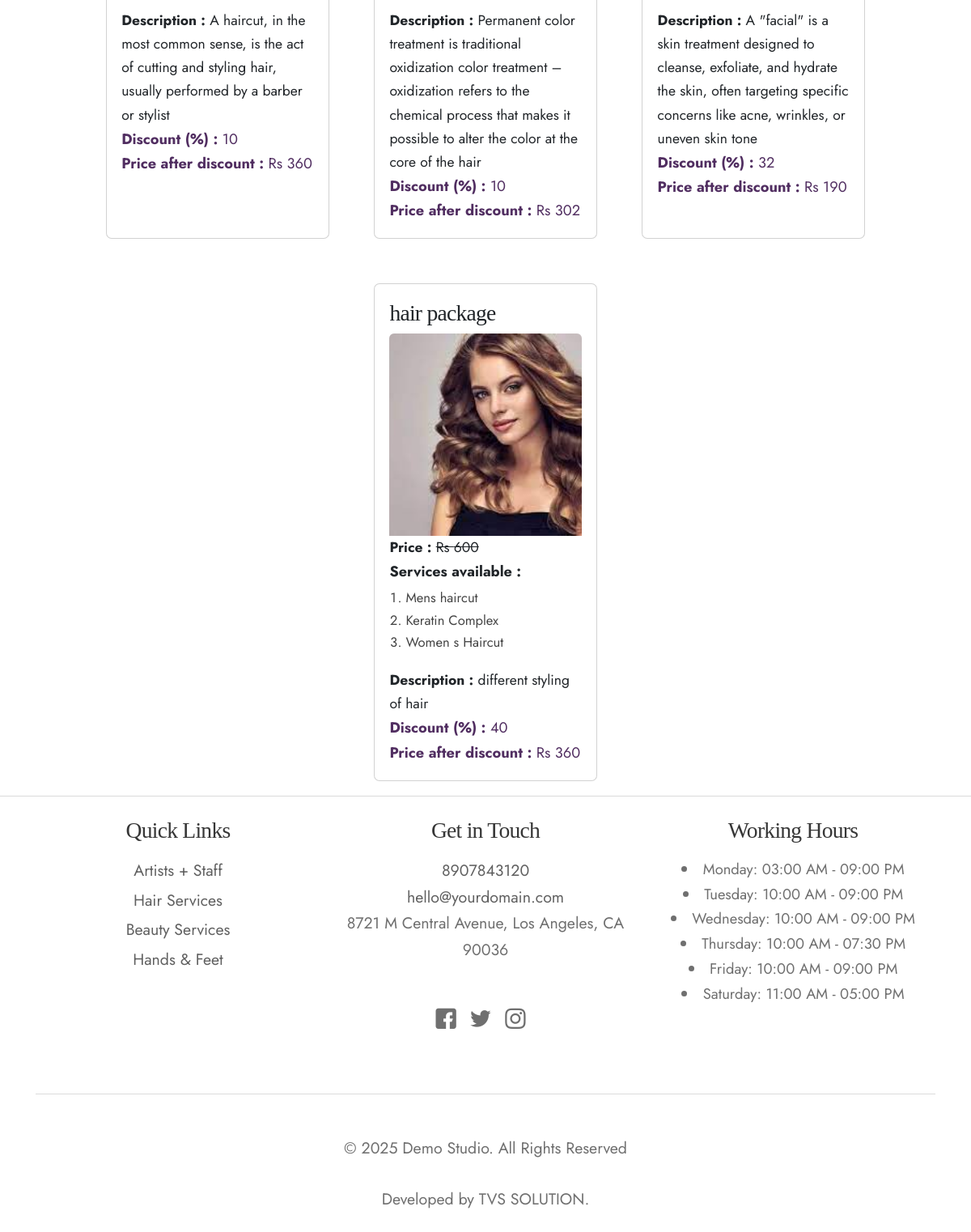
The page /package.php (lower part) on the database as committed earlier.
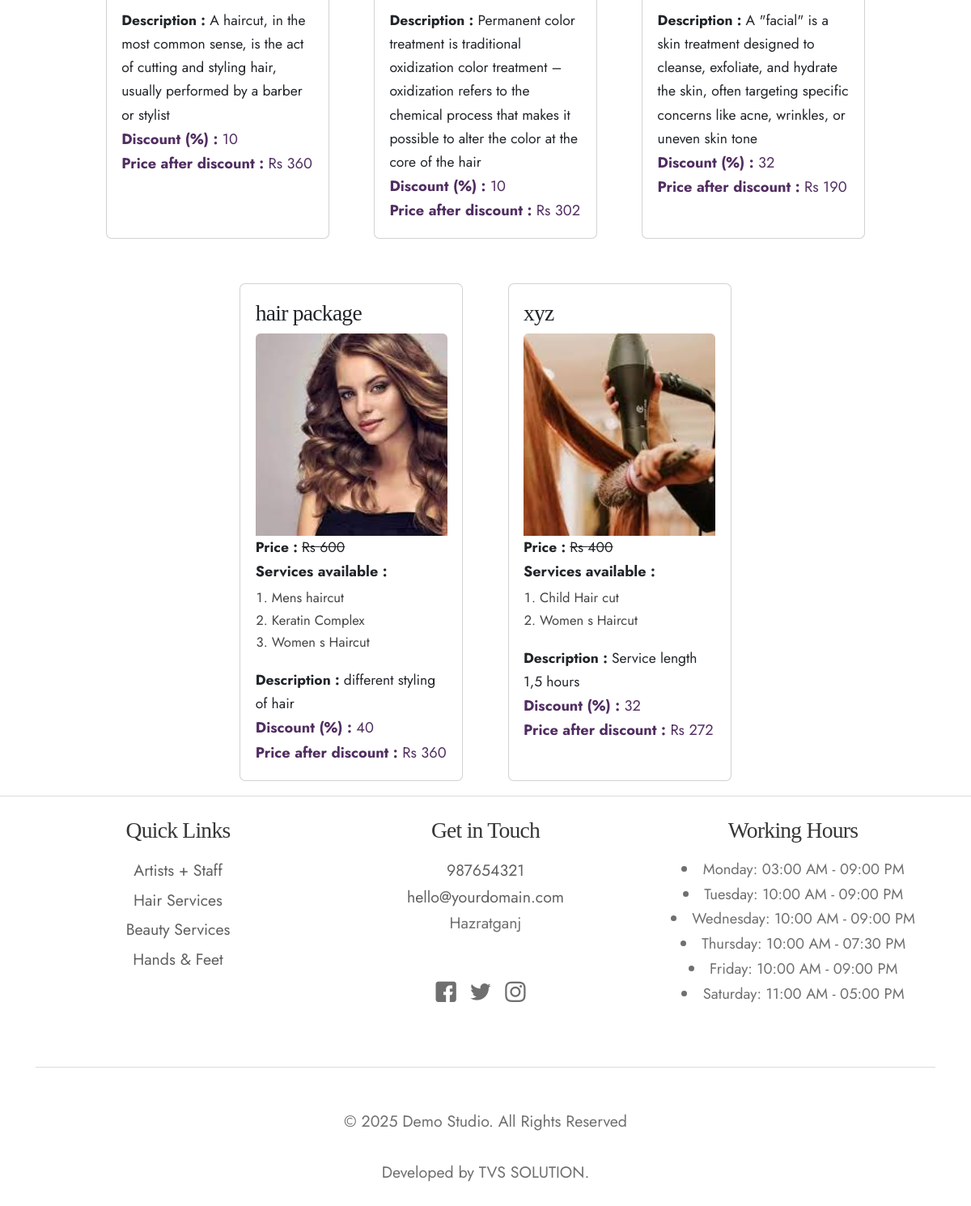
The same page on the database as committed later.
### tables this page shows
CREATE TABLE `package1` (
  `id` int(200) NOT NULL,
  `package_name` varchar(200) NOT NULL,
  `package_number` varchar(200) NOT NULL,
  `description` varchar(200) NOT NULL,
  `discount` int(200) NOT NULL,
  `file` varchar(250) NOT NULL
);

CREATE TABLE `tb_contact_us` (
  `id` int(11) NOT NULL,
  `mobile_number` bigint(10) NOT NULL,
  `address` varchar(200) NOT NULL,
  `email_us` varchar(35) NOT NULL,
  `time` varchar(200) NOT NULL,
  `Logo` varchar(200) DEFAULT NULL
);

CREATE TABLE `business_hours` (
  `id` int(11) NOT NULL,
  `day` varchar(20) NOT NULL,
  `open_time` time NOT NULL,
  `close_time` time NOT NULL
);

### package.php (the view, shortened to what this page needs)
<!doctype html>
<html lang="en">
<head>
	<link href="css/bootstrap.min.css" rel="stylesheet">
	<link href="css/flaticon.css" rel="stylesheet">
	<link href="css/menu.css" rel="stylesheet">
	<link id="effect" href="css/dropdown-effects/fade-down.css" media="all" rel="stylesheet">
	<link href="css/magnific-popup.css" rel="stylesheet">
	<link href="css/owl.carousel.min.css" rel="stylesheet">
	<link href="css/owl.theme.default.min.css" rel="stylesheet">
	<link href="css/datetimepicker.min.css" rel="stylesheet">
	<link href="css/lunar.css" rel="stylesheet">
	<link href="css/animate.css" rel="stylesheet">
	<link href="css/style.css" rel="stylesheet">
	<link href="css/responsive.css" rel="stylesheet">
</head>
<body>
	<div id="page" class="page">
			<?php include 'header-1.php'; ?>
<?php
$sql ="SELECT
    p.id AS package_id,
    p.package_name,
    p.file AS package_image,
    p.description,
    p.discount,
    GROUP_CONCAT(ps.service_name SEPARATOR ',') AS services,
    SUM(ps.price) AS total_price,
    SUM(ps.price_after_discount) AS total_price_after_discount
FROM
    package1 p
LEFT JOIN
    package_services ps
ON
    p.id = ps.package_id
GROUP BY
    p.id " ;
$result_subcategories = mysqli_query($conn, $sql);
if (mysqli_num_rows($result_subcategories) > 0) {
?>
 <div style="display: flex; flex-wrap: wrap; gap: 3 rem; justify-content: center; padding: 0 2rem;">
<?php
    while ($s = mysqli_fetch_assoc($result_subcategories)) {
			 $imagePath = "/beauty_parlour_management_system/admin2/" . $s['package_image'];
?>
        <div class="card mx-4 mt-5" style="width: 15rem; font-size: 0.875rem;" >
          <div class="card-body">
            <h5 class="card-title" style="font-size: 1.5rem;"><?php echo $s['package_name']; ?></h5>
 <img src="<?php echo $imagePath; ?>" class="card-img-top img-fluid " alt="..." style="width: 240px; height: 250px; object-fit: cover; ">
<p class="card-text " style="font-size: 0.95rem; margin: 0;"> <strong>Price : </strong> <s> Rs <?php echo $s['total_price']; ?> </s> </p>
<?php $services = explode(',', $s['services']);  ?>
    <p class="card-text" style="font-size: 0.98rem; margin: 0;">
        <strong>Services available :</strong>
    </p>
    <ol style="padding-left: 20px; margin-top: 4px; font-size: 0.9rem; color: #444;">
        <?php foreach ($services as $service): ?>
            <li><?php echo htmlspecialchars($service); ?></li>
        <?php endforeach; ?>
    </ol>
<p class="card-text" style="font-size: 0.95rem; margin: 0;"> <strong>Description : </strong> <?php echo $s['description']; ?> </p>
<p class="card-text" style="font-size: 0.99rem; margin: 0; color:rgb(81, 46, 97);"> <strong>Discount (%) : </strong> <?php echo $s['discount']; ?> </p>
<p class="card-text" style="font-size: 0.99rem; margin: 0; color:rgb(81, 46, 97);  "><strong>Price after discount : </strong> Rs <?php echo $s['total_price_after_discount']; ?> </p>
          </div>
        </div>
<?php
    }
?>
    </div>
<?php
}
?>
			<?php include 'footer.php'; ?>
	</div>
</body>
</html>

### footer.php (shortened to what this page needs)
	<?php
include 'db_connection.php';
$sql = "SELECT * FROM tb_contact_us";
$result = mysqli_query($conn, $sql);
if (mysqli_num_rows($result) > 0) {
    while ($row = mysqli_fetch_assoc($result)) {
$mobile = $row['mobile_number'];
$address = $row['address'];
$email_us = $row['email_us'];
    }
} else {
    echo "<p>No record found.</p>";
}
?>
<hr>
			<footer id="footer-3" class="pt-2 footer division">
				<div class="container text-center">
					<div class="row">
						<div class="col-sm-6 col-lg-4">
							<div class="footer-contacts">
								<h5 class="h5-md">Quick Links</h5>
								<p><a href="team1.php">Artists + Staff</a></p>
								<p><a href="pprice.php?c_id=1">Hair Services</a></p>
								<p><a href="pprice.php?c_id=2">Beauty Services</a></p>
								<p><a href="pprice.php?c_id=3">Hands & Feet</a></p>
							</div>
						</div>
						<div class="col-sm-6 col-lg-4">
							<div class="footer-info">
								<h5 class="h5-md">Get in Touch</h5>
								<p class="footer-phone"><a href="tel:123456789"><?php echo $mobile; ?></a></p>
								<p class="footer-email"><a href="mailto:yourdomain@mail.com"><?php echo $email_us ; ?></a></p>
								<p class="footer-address"><?php echo nl2br($address); ?><br>
									</p>
								<ul class="foo-socials ico-20 text-center clearfix">
									<li><a href="#" class="ico-facebook"><span class="flaticon-facebook"></span></a></li>
									<li><a href="#" class="ico-twitter"><span class="flaticon-twitter"></span></a></li>
									<li><a href="#" class="ico-youtube"><span class="flaticon-instagram"></span></a></li>
								</ul>
							</div>
						</div>
						<div class="col-sm-6 col-lg-4">
							<div class="footer-info">
								<h5 class="h5-md">Working Hours</h5>
								<?php
$sql = "SELECT day, TIME_FORMAT(open_time, '%h:%i %p') AS open_time, TIME_FORMAT(close_time, '%h:%i %p') AS close_time FROM business_hours";
$result1 = mysqli_query($conn, $sql);
							while ($row = mysqli_fetch_assoc($result1)) {
    echo "<li>" . $row['day'] . ": " . $row['open_time'] . " - " . $row['close_time'] . "</li>";
}
?>
							</div>
						</div>
					</div>
					<hr>
					<div class="bottom-footer">
						<div class="row">
							<div class="col">
								<div class="footer-copyright"><p>&copy; 2025 Demo Studio. All Rights Reserved</p>
								<br>
							<p>Developed by <a href="https://tvssolution.in/">TVS SOLUTION.</a></p>
							</div>
							</div>
						</div>
					</div>
				</div>
			</footer>

### footer.php (style rules this page uses)
.footer-address { white-space: pre-line; word-wrap: break-word; }

Rows that differ between the two databases and show on the page:
added package1: package_name "xyz", file (picture), total_price "400", service "Child Hair cut", service "Women s Haircut", description "Service length 1,5 hours", discount "32", total_price_after_discount "272"
changed tb_contact_us "hello@yourdomain.com": mobile_number "8907843120" → "987654321"; address "8721 M Central Avenue, Los Angeles, CA 90036" → "Hazratganj"
